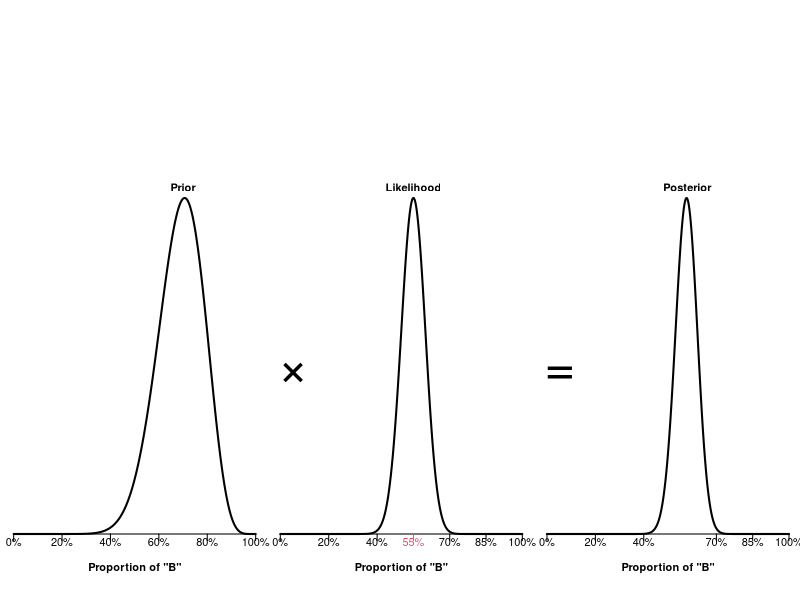

Here is the R script that generated this plot: (Note: this script raises an error after producing the figure.)
     prior = function(x) dbeta(x, 15.56689246, 7.051444) 
likelihood = function(x) dbinom(55, 100, x)
 posterior = function(x) prior(x)*likelihood(x)

 par(mfcol = c(1, 3), mgp = c(2, .1, 0), mar = c(5, .3, 15, .1), xpd = NA, yaxt = "n", bty = "n", yaxs = "i", lwd = 2, las = 1, font.lab = 2, font = 2)
 
 Prior = curve(prior, n = 1e4, xlab = "Proportion of \"B\"", ylab = NA, xaxt = "n")$y
 mtext("\u00D7", 4, line = 1, cex = 3, font = 1)
 text(.7, max(Prior), "Prior", pos = 3)
 axis(1, at = axTicks(1), lab = paste0(axTicks(1)*1e2, "%"))
 
 
 Likelihood = curve(likelihood, n = 1e4, xlab = "Proportion of \"B\"", ylab = NA, xaxt = "n")$y
 mtext("=", 4, line = 1, cex = 3, font = 1)
 text(.55, max(Likelihood), "Likelihood", pos = 3)
 axis(1, at = c(0, .2, .4, .7, .85, 1), labels = paste0(c(0, .2, .4, .7, .85, 1)*1e2, "%"))
 axis(1, at = .55, labels = paste0(55, "%"), col = 2, col.axis = 2)
 
 
 Posterior = curve(posterior, n = 1e4, xlab = "Proportion of \"B\"", ylab = NA, xaxt = "n")$y
 text(.58, max(Posterior), "Posterior", pos = 3)
 axis(1, at = c(0, .2, .4, .7, .85, 1), labels = paste0(c(0, .2, .4, .7, .85, 1)*1e2, "%"))
 axis(1, at = mode, labels = paste0(round(mode, 4)*1e2, "%"), col = 2, col.axis = 2 )
 segments(CI[1], 0, CI[2], 0, lend = 1, lwd = 3, col = "magenta", xpd = NA)
 points(mode, 0, pch = 19, cex = 1.5, col = "magenta", xpd = NA)